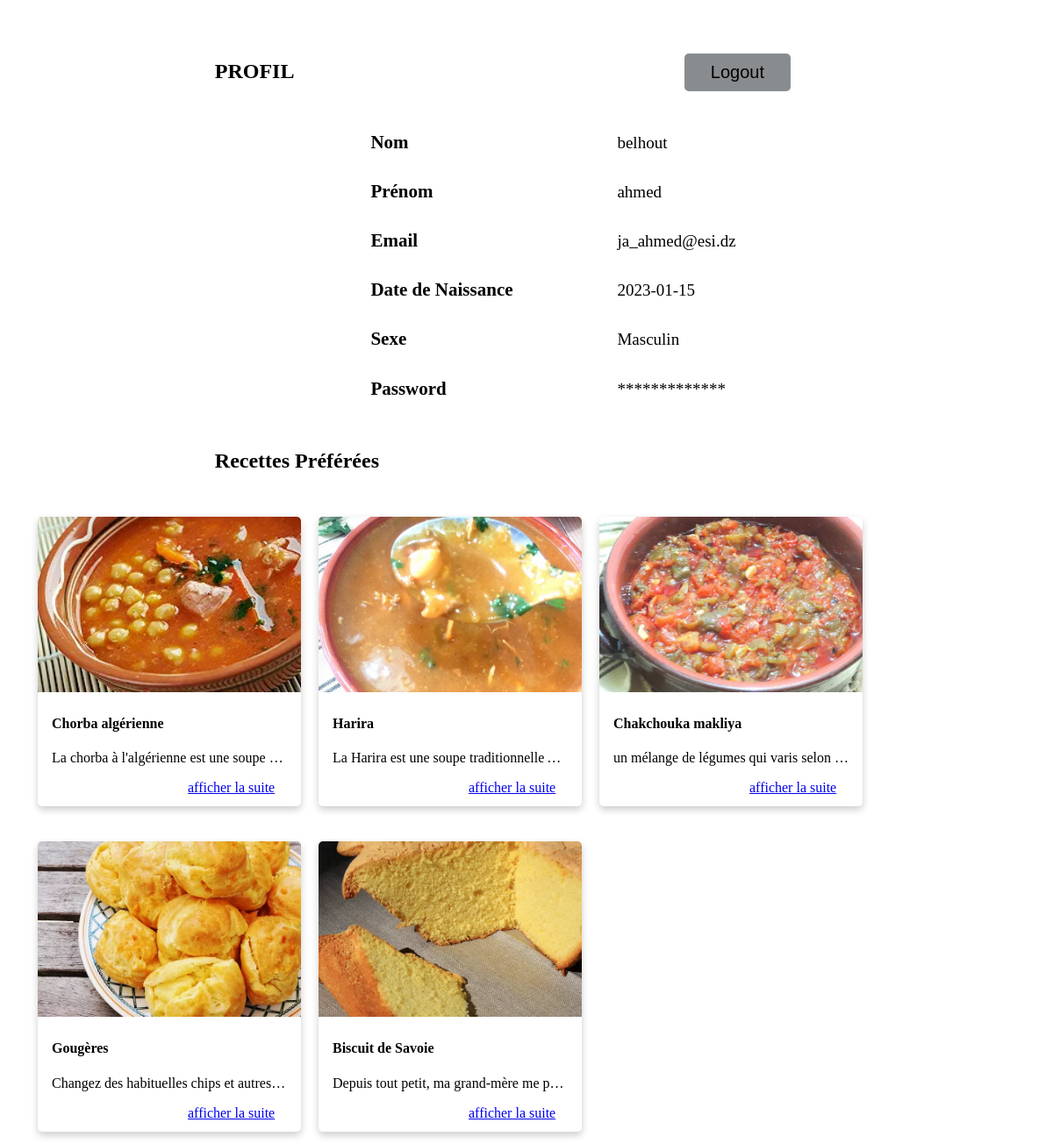
/Routers/profil/Router_profil.php?id=2 (signed in), run on the app's committed database.
### tables this page shows
CREATE TABLE IF NOT EXISTS `user` (
  `id_user` int(11) NOT NULL AUTO_INCREMENT,
  `name` varchar(20) NOT NULL,
  `email` varchar(20) NOT NULL,
  `hash_pwd` varchar(1024) NOT NULL,
  `token` varchar(1024) DEFAULT NULL,
  `sexe` varchar(1) NOT NULL,
  `date_naissance` date NOT NULL,
  `validate` tinyint(1) DEFAULT '0',
  PRIMARY KEY (`id_user`)
);

CREATE TABLE IF NOT EXISTS `recette` (
  `id_recette` int(11) NOT NULL AUTO_INCREMENT,
  `titre` varchar(50) NOT NULL,
  `image` varchar(100) DEFAULT NULL,
  `description` varchar(200) NOT NULL,
  `diffuculte` varchar(50) DEFAULT NULL,
  `vedio` varchar(50) DEFAULT NULL,
  `temps_preparation` float(7,2) DEFAULT NULL,
  `temps_repos` float(7,2) DEFAULT NULL,
  `temps_cuisant` float(7,2) DEFAULT NULL,
  `validate` tinyint(1) DEFAULT '0',
  `id_user` int(11) DEFAULT NULL,
  `id_categorie` int(11) NOT NULL,
  PRIMARY KEY (`id_recette`),
  KEY `id_categorie` (`id_categorie`),
  KEY `id_user` (`id_user`)
);

### controlers/controler.php (called while the page is built, shortened)
<?php
require_once("../../vues/user/Accueil.php");
require_once("../../vues/user/profil.php");
require_once("../../models/model.php");
class Controler{
    public function get_prefered_recettes($id_user){
        $c= new model();
        $res=$c->get_prefered_recettes($id_user);
        return $res;
    }
    public function get_user_info($id){
        $c= new model();
        $res=$c->get_user_info($id);
        return $res;
    }
    public function afficher_profil($id){
        $c=new profil();
        $c->afficher_profil($id);
    }
}

### models/model.php (called while the page is built, shortened)
<?php
require_once('../../controlers/controler.php');
class model{
    private $host="localhost";
    private $dbname="TDW";
    private $username="root";
    private $password="";
    private function connection($host,$dbname,$username,$password){
        try {
            $conn = new PDO("mysql:host=$host;dbname=$dbname;",$username,$password);
            $conn->exec("SET NAMES utf8mb4");
        } catch (Exception $ex) {
         echo $ex->getMessage();
        }
        return $conn;
    }
    public function get_prefered_recettes($id_user){
      $conn=$this->connection($this->host,$this->dbname,$this->username,$this->password);
        $request=$conn->prepare("select recette.* from recette join
        (select * from preferance where id_user=:id) D on recette.id_recette=D.id_recette");
        $request->bindParam("id",$id_user);
        $request->execute();
          $res=$request->fetchAll(PDO::FETCH_ASSOC);
          return $res;
    }
    public function get_user_info($id){
      $conn=$this->connection($this->host,$this->dbname,$this->username,$this->password);
        $request=$conn->prepare("select * from user WHERE id_user=:id");
        $request->bindParam("id",$id);
        $request->execute();
          $res=$request->fetchAll(PDO::FETCH_ASSOC);
          return $res;
    }
}

### vues/user/profil.php (the view, shortened to what this page needs)
<?php
require_once('../../vues/user/Accueil.php');
require_once('../../controlers/controler.php');
class profil{
    private function afficher_info_user($id){
        $c= new controler();
        $res=$c->get_user_info($id);
        if($res[0]["sexe"]=='M') $sexe="Masculin";
        else $sexe="Féminin";
        $nom=explode(' ',$res[0]["name"])[0];
        $prenom=explode(' ',$res[0]["name"])[1];
        $pswd="";
        for ($i = 0; $i <strlen($res[0]["hash_pwd"]); $i++) {
           $pswd=$pswd."*";
        }
       echo '<H2>PROFIL</H2>';
       if(isset($_SESSION["id_user"])){
       echo '<form method="post" action="">
       <input class="log" type="submit" value="Logout" name="logout">
   </form>';
       }
       echo '<div class="info">
           <div class="line_info">
               <div>
               <h5>Nom</h5>
             </div>
             <div>
                <p>'.$nom.'</p>
   </div>
             </div>
               <div class="line_info">
                   <div>
               <h5>Prénom</h5>
             </div>
             <div>
                <p>'.$prenom.'</p>
   </div>
            </div>
               <div class="line_info">
                   <div>
               <h5>Email</h5>
   </div>
   <div>
                <p>'.$res[0]["email"].'</p>
   </div>
              </div>
              <div class="line_info">
                   <div>
               <h5>Date de Naissance</h5>
   </div>
   <div>
                <p>'.$res[0]["date_naissance"].'</p>
   </div>
              </div>
              <div class="line_info">
                   <div>
               <h5>Sexe</h5>
   </div>
   <div>
                <p>'.$sexe.'</p>
   </div>
              </div>
              <div class="line_info">
                   <div>
               <h5>Password</h5>
   </div>
   <div>
                <p>'.$pswd.'</p>
   </div>
              </div>
   </div>';
    }
    private function afficher_favorites($id){
        ?>
        <H2>Recettes Préférées</H2>
        <div class="reccont">
            <?php
        $c= new controler();
        $res=$c->get_prefered_recettes($id);
        for ($i = 0; $i <count($res); $i++) {
            echo '<div class="recettecard">
            <img src="'.$res[$i]["image"].'" alt="burger" id="recette" style="width:100%">
            <div class="container">
              <h4><b>'.$res[$i]["titre"].'</b></h4>
              <p class="desc">'.$res[$i]["description"].'</p>
              <a id="afficherlasuite" href="../Details_recette/Router_Details_recette.php?id='.$res[$i]["id_recette"].'">afficher la suite</a>
            </div>
          </div>';
          }
        ?>
    </div>
        <?php
    }
    public function afficher_profil($id){
        ?>
        <!DOCTYPE html>
            <html>
        <body>
            <?php
            $this->afficher_info_user($id);
            $this->afficher_favorites($id);
            ?>
            </body>
            </html>
            <?php
    }
}

### Routers/profil/master_profil.css (style rules this page uses)
h2 { margin-top: 60px; margin-left: 20%; }
h2,form { display: inline-block; }
.log { padding: 10px 30px; border: 0; border-radius: 5px; cursor: pointer; font-size:20px; background-color: rgb(137, 140, 143); margin-left: 30px; }
form { margin-left: 35%; }
.line_info div { display: inline-table; }
.info { margin-left: 35%; }
.line_info { text-align: left; margin-bottom: -39px; }
.line_info h5 { font-size: 21px; }
.line_info >div { width: 30%; }
.line_info p { font-size: 19px; margin-left: 20%; }
.recettecard { box-shadow: 0 4px 8px 0 rgba(0,0,0,0.2); transition: 0.3s; border-radius: 5px; width: 300px; padding-bottom: 10px; display: inline-block; margin: 20px 10px; }
.container { padding: 2px 16px; }
img#recette { border-radius: 5px 5px 0 0; height: 200px; object-fit: cover; }
.desc { overflow: hidden; white-space:nowrap; text-overflow: ellipsis; }
#afficherlasuite { margin-left: 155px; }
.reccont { margin: 10px 25px; }

### data on the page
user: name "belhout", name "ahmed", email "ja_ahmed@esi.dz", date_naissance "2023-01-15", sexe "Masculin"
recette: image (picture), titre "Chorba algérienne", description "La chorba à l'algérienne est une soupe…"
recette: image (picture), titre "Harira", description "La Harira est une soupe traditionnelle…"
recette: image (picture), titre "Chakchouka makliya", description "un mélange de légumes qui varis selon…"
recette: image (picture), titre "Gougères", description "Changez des habituelles chips et autres…"
recette: image (picture), titre "Biscuit de Savoie", description "Depuis tout petit, ma grand-mère me p…"

### other printed values
$pswd "*************"
